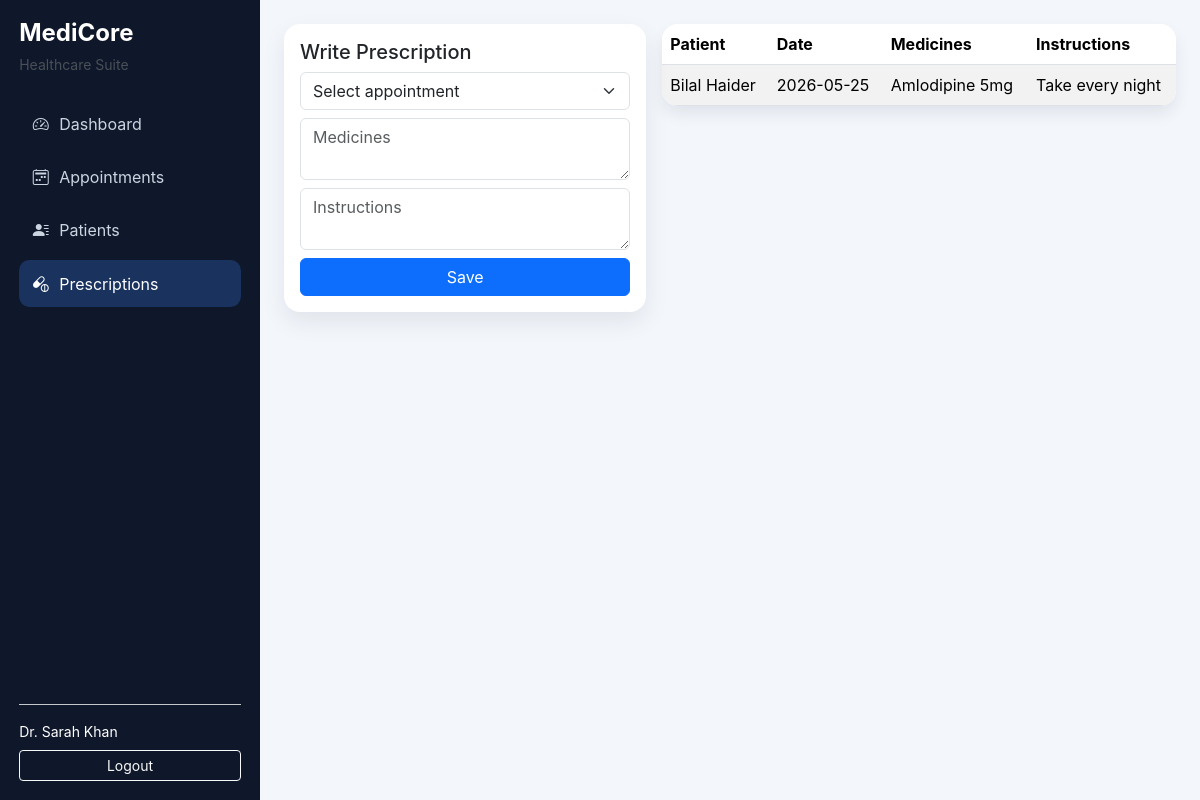
/doctor/prescriptions.php (signed in), run on the app's committed database.
### tables this page shows
CREATE TABLE prescriptions (
  id INT AUTO_INCREMENT PRIMARY KEY,appointment_id INT NOT NULL,doctor_id INT NOT NULL,patient_id INT NOT NULL,medicines TEXT NOT NULL,instructions TEXT,created_at TIMESTAMP DEFAULT CURRENT_TIMESTAMP,
  FOREIGN KEY (appointment_id) REFERENCES appointments(id) ON DELETE CASCADE,FOREIGN KEY (doctor_id) REFERENCES doctors(id) ON DELETE CASCADE,FOREIGN KEY (patient_id) REFERENCES patients(id) ON DELETE CASCADE
);

CREATE TABLE users (
  id INT AUTO_INCREMENT PRIMARY KEY,
  name VARCHAR(120) NOT NULL,
  email VARCHAR(120) NOT NULL UNIQUE,
  password VARCHAR(255) NOT NULL,
  role ENUM('admin','doctor','patient') NOT NULL,
  phone VARCHAR(30),
  created_at TIMESTAMP DEFAULT CURRENT_TIMESTAMP
);

CREATE TABLE appointments (
  id INT AUTO_INCREMENT PRIMARY KEY,patient_id INT NOT NULL,doctor_id INT NOT NULL,appointment_date DATE NOT NULL,appointment_time TIME NOT NULL,
  status ENUM('pending','confirmed','cancelled','completed') DEFAULT 'pending',symptoms TEXT,notes TEXT,created_at TIMESTAMP DEFAULT CURRENT_TIMESTAMP,
  FOREIGN KEY (patient_id) REFERENCES patients(id) ON DELETE CASCADE,FOREIGN KEY (doctor_id) REFERENCES doctors(id) ON DELETE CASCADE
);

### config/db.php (called while the page is built, shortened)
<?php
function e(?string $value): string
{
    return htmlspecialchars((string) $value, ENT_QUOTES, 'UTF-8');
}

### doctor/prescriptions.php (the view, shortened to what this page needs)
<?php session_start(); require_once __DIR__ . '/../config/db.php'; requireLogin(['doctor']);
$d=$pdo->prepare('SELECT id FROM doctors WHERE user_id=? LIMIT 1'); $d->execute([$_SESSION['user_id']]); $doctorId=(int)$d->fetchColumn();
$ls=$pdo->prepare("SELECT pr.*,u.name patient_name,a.appointment_date FROM prescriptions pr JOIN patients p ON p.id=pr.patient_id JOIN users u ON u.id=p.user_id JOIN appointments a ON a.id=pr.appointment_id WHERE pr.doctor_id=? ORDER BY pr.created_at DESC"); $ls->execute([$doctorId]); $rows=$ls->fetchAll();
$pageTitle='Prescriptions'; include __DIR__ . '/../includes/header.php'; ?>
<div class="row g-3"><div class="col-lg-5"><div class="card p-3"><h5>Write Prescription</h5><form method="POST"><div class="mb-2"><select class="form-select" name="appointment_id" id="appointment_id" required><option value="">Select appointment</option></select></div><div class="mb-2"><textarea class="form-control" name="medicines" placeholder="Medicines" required></textarea></div><div class="mb-2"><textarea class="form-control" name="instructions" placeholder="Instructions" required></textarea></div><button class="btn btn-primary w-100">Save</button></form></div></div>
<div class="col-lg-7"><div class="table-wrap"><div class="table-responsive"><table class="table table-striped table-hover mb-0"><thead><tr><th>Patient</th><th>Date</th><th>Medicines</th><th>Instructions</th></tr></thead><tbody><?php foreach($rows as $r): ?><tr><td><?= e($r['patient_name']) ?></td><td><?= e($r['appointment_date']) ?></td><td><?= e($r['medicines']) ?></td><td><?= e($r['instructions']) ?></td></tr><?php endforeach; ?></tbody></table></div></div></div></div>
<?php include __DIR__ . '/../includes/footer.php'; ?>

### assets/css/style.css (style rules this page uses)
:root { --sidebar:#0f172a;--accent:#3b82f6;--bg:#f3f6fb }
body { background:var(--bg);font-family:Inter,Segoe UI,Arial,sans-serif }
.card { border:0;border-radius:1rem;box-shadow:0 10px 24px rgba(15,23,42,.08);transition:.2s }
.table-wrap { background:#fff;border-radius:1rem;overflow:hidden;box-shadow:0 8px 16px rgba(15,23,42,.08) }

### data on the page
prescriptions: users.name "Bilal Haider", appointment.appointment_date "2026-05-25", medicines "Amlodipine 5mg", instructions "Take every night"

### other printed values
$label "Dashboard"
$label "Appointments"
$label "Patients"
$label "Prescriptions"
$_SESSION['name'] "Dr. Sarah Khan"
